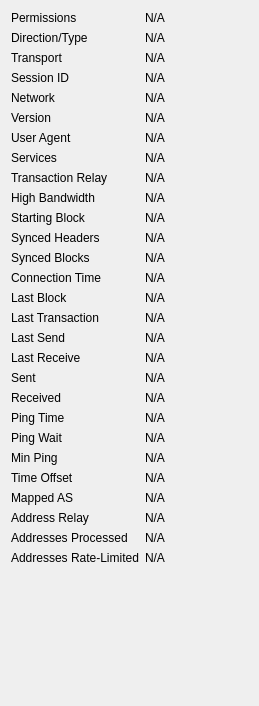
             <widget class="QWidget" name="detailWidget">
              <property name="geometry">
               <rect>
                <x>0</x>
                <y>0</y>
                <width>259</width>
                <height>706</height>
               </rect>
              </property>
              <layout class="QGridLayout" name="gridLayout_2" columnstretch="0,1">
               <item row="0" column="0">
                <widget class="QLabel" name="label_30">
                 <property name="text">
                  <string>Permissions</string>
                 </property>
                </widget>
               </item>
               <item row="0" column="1">
                <widget class="QLabel" name="peerPermissions">
                 <property name="cursor">
                  <cursorShape>IBeamCursor</cursorShape>
                 </property>
                 <property name="text">
                  <string>N/A</string>
                 </property>
                 <property name="textFormat">
                  <enum>Qt::PlainText</enum>
                 </property>
                 <property name="textInteractionFlags">
                  <set>Qt::LinksAccessibleByMouse|Qt::TextSelectableByKeyboard|Qt::TextSelectableByMouse</set>
                 </property>
                </widget>
               </item>
               <item row="1" column="0">
                <widget class="QLabel" name="peerConnectionTypeLabel">
                 <property name="toolTip">
                  <string>The direction and type of peer connection: %1</string>
                 </property>
                 <property name="text">
                  <string>Direction/Type</string>
                 </property>
                </widget>
               </item>
               <item row="1" column="1">
                <widget class="QLabel" name="peerConnectionType">
                 <property name="cursor">
                  <cursorShape>IBeamCursor</cursorShape>
                 </property>
                 <property name="text">
                  <string>N/A</string>
                 </property>
                 <property name="textFormat">
                  <enum>Qt::PlainText</enum>
                 </property>
                 <property name="textInteractionFlags">
                  <set>Qt::LinksAccessibleByMouse|Qt::TextSelectableByKeyboard|Qt::TextSelectableByMouse</set>
                 </property>
                </widget>
               </item>
               <item row="2" column="0">
                <widget class="QLabel" name="peerTransportTypeLabel">
                 <property name="toolTip">
                  <string>The transport layer version: %1</string>
                 </property>
                 <property name="text">
                  <string>Transport</string>
                 </property>
                </widget>
               </item>
               <item row="2" column="1">
                <widget class="QLabel" name="peerTransportType">
                 <property name="cursor">
                  <cursorShape>IBeamCursor</cursorShape>
                 </property>
                 <property name="text">
                  <string>N/A</string>
                 </property>
                 <property name="textFormat">
                  <enum>Qt::PlainText</enum>
                 </property>
                 <property name="textInteractionFlags">
                  <set>Qt::LinksAccessibleByMouse|Qt::TextSelectableByKeyboard|Qt::TextSelectableByMouse</set>
                 </property>
                </widget>
               </item>
               <item row="3" column="0">
                <widget class="QLabel" name="peerSessionIdLabel">
                 <property name="toolTip">
                  <string>The BIP324 session ID string in hex.</string>
                 </property>
                 <property name="text">
                  <string>Session ID</string>
                 </property>
                </widget>
               </item>
               <item row="3" column="1">
                <widget class="QLabel" name="peerSessionId">
                 <property name="cursor">
                  <cursorShape>IBeamCursor</cursorShape>
                 </property>
                 <property name="text">
                  <string>N/A</string>
                 </property>
                 <property name="textFormat">
                  <enum>Qt::PlainText</enum>
                 </property>
                 <property name="textInteractionFlags">
                  <set>Qt::LinksAccessibleByMouse|Qt::TextSelectableByKeyboard|Qt::TextSelectableByMouse</set>
                 </property>
                </widget>
               </item>
               <item row="4" column="0">
                <widget class="QLabel" name="peerNetworkLabel">
                 <property name="toolTip">
                  <string>The network protocol this peer is connected through: IPv4, IPv6, Onion, I2P, or CJDNS.</string>
                 </property>
                 <property name="text">
                  <string>Network</string>
                 </property>
                </widget>
               </item>
               <item row="4" column="1">
                <widget class="QLabel" name="peerNetwork">
                 <property name="cursor">
                  <cursorShape>IBeamCursor</cursorShape>
                 </property>
                 <property name="text">
                  <string>N/A</string>
                 </property>
                 <property name="textFormat">
                  <enum>Qt::PlainText</enum>
                 </property>
                 <property name="textInteractionFlags">
                  <set>Qt::LinksAccessibleByMouse|Qt::TextSelectableByKeyboard|Qt::TextSelectableByMouse</set>
                 </property>
                </widget>
               </item>
               <item row="5" column="0">
                <widget class="QLabel" name="label_21">
                 <property name="text">
                  <string>Version</string>
                 </property>
                </widget>
               </item>
               <item row="5" column="1">
                <widget class="QLabel" name="peerVersion">
                 <property name="cursor">
                  <cursorShape>IBeamCursor</cursorShape>
                 </property>
                 <property name="text">
                  <string>N/A</string>
                 </property>
                 <property name="textFormat">
                  <enum>Qt::PlainText</enum>
                 </property>
                 <property name="textInteractionFlags">
                  <set>Qt::LinksAccessibleByMouse|Qt::TextSelectableByKeyboard|Qt::TextSelectableByMouse</set>
                 </property>
                </widget>
               </item>
               <item row="6" column="0">
                <widget class="QLabel" name="label_28">
                 <property name="text">
                  <string>User Agent</string>
                 </property>
                </widget>
               </item>
               <item row="6" column="1">
                <widget class="QLabel" name="peerSubversion">
                 <property name="cursor">
                  <cursorShape>IBeamCursor</cursorShape>
                 </property>
                 <property name="text">
                  <string>N/A</string>
                 </property>
                 <property name="textFormat">
                  <enum>Qt::PlainText</enum>
                 </property>
                 <property name="textInteractionFlags">
                  <set>Qt::LinksAccessibleByMouse|Qt::TextSelectableByKeyboard|Qt::TextSelectableByMouse</set>
                 </property>
                </widget>
               </item>
               <item row="7" column="0">
                <widget class="QLabel" name="label_4">
                 <property name="text">
                  <string>Services</string>
                 </property>
                </widget>
               </item>
               <item row="7" column="1">
                <widget class="QLabel" name="peerServices">
                 <property name="cursor">
                  <cursorShape>IBeamCursor</cursorShape>
                 </property>
                 <property name="text">
                  <string>N/A</string>
                 </property>
                 <property name="textFormat">
                  <enum>Qt::PlainText</enum>
                 </property>
                 <property name="wordWrap">
                  <bool>true</bool>
                 </property>
                 <property name="textInteractionFlags">
                  <set>Qt::LinksAccessibleByMouse|Qt::TextSelectableByKeyboard|Qt::TextSelectableByMouse</set>
                 </property>
                </widget>
               </item>
               <item row="8" column="0">
                <widget class="QLabel" name="peerRelayTxesLabel">
                 <property name="toolTip">
                  <string>Whether we relay transactions to this peer.</string>
                 </property>
                 <property name="text">
                  <string>Transaction Relay</string>
                 </property>
                </widget>
               </item>
               <item row="8" column="1">
                <widget class="QLabel" name="peerRelayTxes">
                 <property name="cursor">
                  <cursorShape>IBeamCursor</cursorShape>
                 </property>
                 <property name="text">
                  <string>N/A</string>
                 </property>
                 <property name="textFormat">
                  <enum>Qt::PlainText</enum>
                 </property>
                 <property name="textInteractionFlags">
                  <set>Qt::LinksAccessibleByMouse|Qt::TextSelectableByKeyboard|Qt::TextSelectableByMouse</set>
                 </property>
                </widget>
               </item>
               <item row="9" column="0">
                <widget class="QLabel" name="peerHighBandwidthLabel">
                 <property name="toolTip">
                  <string>High bandwidth BIP152 compact block relay: %1</string>
                 </property>
                 <property name="text">
                  <string>High Bandwidth</string>
                 </property>
                </widget>
               </item>
               <item row="9" column="1">
                <widget class="QLabel" name="peerHighBandwidth">
                 <property name="cursor">
                  <cursorShape>IBeamCursor</cursorShape>
                 </property>
                 <property name="text">
                  <string>N/A</string>
                 </property>
                 <property name="textFormat">
                  <enum>Qt::PlainText</enum>
                 </property>
                 <property name="textInteractionFlags">
                  <set>Qt::LinksAccessibleByMouse|Qt::TextSelectableByKeyboard|Qt::TextSelectableByMouse</set>
                 </property>
                </widget>
               </item>
               <item row="10" column="0">
                <widget class="QLabel" name="label_29">
                 <property name="text">
                  <string>Starting Block</string>
                 </property>
                </widget>
               </item>
               <item row="10" column="1">
                <widget class="QLabel" name="peerHeight">
                 <property name="cursor">
                  <cursorShape>IBeamCursor</cursorShape>
                 </property>
                 <property name="text">
                  <string>N/A</string>
                 </property>
                 <property name="textFormat">
                  <enum>Qt::PlainText</enum>
                 </property>
                 <property name="textInteractionFlags">
                  <set>Qt::LinksAccessibleByMouse|Qt::TextSelectableByKeyboard|Qt::TextSelectableByMouse</set>
                 </property>
                </widget>
               </item>
               <item row="11" column="0">
                <widget class="QLabel" name="label_27">
                 <property name="text">
                  <string>Synced Headers</string>
                 </property>
                </widget>
               </item>
               <item row="11" column="1">
                <widget class="QLabel" name="peerSyncHeight">
                 <property name="cursor">
                  <cursorShape>IBeamCursor</cursorShape>
                 </property>
                 <property name="text">
                  <string>N/A</string>
                 </property>
                 <property name="textFormat">
                  <enum>Qt::PlainText</enum>
                 </property>
                 <property name="textInteractionFlags">
                  <set>Qt::LinksAccessibleByMouse|Qt::TextSelectableByKeyboard|Qt::TextSelectableByMouse</set>
                 </property>
                </widget>
               </item>
               <item row="12" column="0">
                <widget class="QLabel" name="label_25">
                 <property name="text">
                  <string>Synced Blocks</string>
                 </property>
                </widget>
               </item>
               <item row="12" column="1">
                <widget class="QLabel" name="peerCommonHeight">
                 <property name="cursor">
                  <cursorShape>IBeamCursor</cursorShape>
                 </property>
                 <property name="text">
                  <string>N/A</string>
                 </property>
                 <property name="textFormat">
                  <enum>Qt::PlainText</enum>
                 </property>
                 <property name="textInteractionFlags">
                  <set>Qt::LinksAccessibleByMouse|Qt::TextSelectableByKeyboard|Qt::TextSelectableByMouse</set>
                 </property>
                </widget>
               </item>
               <item row="13" column="0">
                <widget class="QLabel" name="label_22">
                 <property name="text">
                  <string>Connection Time</string>
                 </property>
                </widget>
               </item>
               <item row="13" column="1">
                <widget class="QLabel" name="peerConnTime">
                 <property name="cursor">
                  <cursorShape>IBeamCursor</cursorShape>
                 </property>
                 <property name="text">
                  <string>N/A</string>
                 </property>
                 <property name="textFormat">
                  <enum>Qt::PlainText</enum>
                 </property>
                 <property name="textInteractionFlags">
                  <set>Qt::LinksAccessibleByMouse|Qt::TextSelectableByKeyboard|Qt::TextSelectableByMouse</set>
                 </property>
                </widget>
               </item>
               <item row="14" column="0">
                <widget class="QLabel" name="peerLastBlockLabel">
                 <property name="toolTip">
                  <string>Elapsed time since a novel block passing initial validity checks was received from this peer.</string>
                 </property>
                 <property name="text">
                  <string>Last Block</string>
                 </property>
                </widget>
               </item>
               <item row="14" column="1">
                <widget class="QLabel" name="peerLastBlock">
                 <property name="cursor">
                  <cursorShape>IBeamCursor</cursorShape>
                 </property>
                 <property name="text">
                  <string>N/A</string>
                 </property>
                 <property name="textFormat">
                  <enum>Qt::PlainText</enum>
                 </property>
                 <property name="textInteractionFlags">
                  <set>Qt::LinksAccessibleByMouse|Qt::TextSelectableByKeyboard|Qt::TextSelectableByMouse</set>
                 </property>
                </widget>
               </item>
               <item row="15" column="0">
                <widget class="QLabel" name="peerLastTxLabel">
                 <property name="toolTip">
                  <string extracomment="Tooltip text for the Last Transaction field in the peer details area.">Elapsed time since a novel transaction accepted into our mempool was received from this peer.</string>
                 </property>
                 <property name="text">
                  <string>Last Transaction</string>
                 </property>
                </widget>
               </item>
               <item row="15" column="1">
                <widget class="QLabel" name="peerLastTx">
                 <property name="cursor">
                  <cursorShape>IBeamCursor</cursorShape>
                 </property>
                 <property name="text">
                  <string>N/A</string>
                 </property>
                 <property name="textFormat">
                  <enum>Qt::PlainText</enum>
                 </property>
                 <property name="textInteractionFlags">
                  <set>Qt::LinksAccessibleByMouse|Qt::TextSelectableByKeyboard|Qt::TextSelectableByMouse</set>
                 </property>
                </widget>
               </item>
               <item row="16" column="0">
                <widget class="QLabel" name="label_15">
                 <property name="text">
                  <string>Last Send</string>
                 </property>
                </widget>
               </item>
               <item row="16" column="1">
                <widget class="QLabel" name="peerLastSend">
                 <property name="cursor">
                  <cursorShape>IBeamCursor</cursorShape>
                 </property>
                 <property name="text">
                  <string>N/A</string>
                 </property>
                 <property name="textFormat">
                  <enum>Qt::PlainText</enum>
                 </property>
                 <property name="textInteractionFlags">
                  <set>Qt::LinksAccessibleByMouse|Qt::TextSelectableByKeyboard|Qt::TextSelectableByMouse</set>
                 </property>
                </widget>
               </item>
               <item row="17" column="0">
                <widget class="QLabel" name="label_19">
                 <property name="text">
                  <string>Last Receive</string>
                 </property>
                </widget>
               </item>
               <item row="17" column="1">
                <widget class="QLabel" name="peerLastRecv">
                 <property name="cursor">
                  <cursorShape>IBeamCursor</cursorShape>
                 </property>
                 <property name="text">
                  <string>N/A</string>
                 </property>
                 <property name="textFormat">
                  <enum>Qt::PlainText</enum>
                 </property>
                 <property name="textInteractionFlags">
                  <set>Qt::LinksAccessibleByMouse|Qt::TextSelectableByKeyboard|Qt::TextSelectableByMouse</set>
                 </property>
                </widget>
               </item>
               <item row="18" column="0">
                <widget class="QLabel" name="label_18">
                 <property name="text">
                  <string>Sent</string>
                 </property>
                </widget>
               </item>
               <item row="18" column="1">
                <widget class="QLabel" name="peerBytesSent">
                 <property name="cursor">
                  <cursorShape>IBeamCursor</cursorShape>
                 </property>
                 <property name="text">
                  <string>N/A</string>
                 </property>
                 <property name="textFormat">
                  <enum>Qt::PlainText</enum>
                 </property>
                 <property name="textInteractionFlags">
                  <set>Qt::LinksAccessibleByMouse|Qt::TextSelectableByKeyboard|Qt::TextSelectableByMouse</set>
                 </property>
                </widget>
               </item>
               <item row="19" column="0">
                <widget class="QLabel" name="label_20">
                 <property name="text">
                  <string>Received</string>
                 </property>
                </widget>
               </item>
               <item row="19" column="1">
                <widget class="QLabel" name="peerBytesRecv">
                 <property name="cursor">
                  <cursorShape>IBeamCursor</cursorShape>
                 </property>
                 <property name="text">
                  <string>N/A</string>
                 </property>
                 <property name="textFormat">
                  <enum>Qt::PlainText</enum>
                 </property>
                 <property name="textInteractionFlags">
                  <set>Qt::LinksAccessibleByMouse|Qt::TextSelectableByKeyboard|Qt::TextSelectableByMouse</set>
                 </property>
                </widget>
               </item>
               <item row="20" column="0">
                <widget class="QLabel" name="label_26">
                 <property name="text">
                  <string>Ping Time</string>
                 </property>
                </widget>
               </item>
               <item row="20" column="1">
                <widget class="QLabel" name="peerPingTime">
                 <property name="cursor">
                  <cursorShape>IBeamCursor</cursorShape>
                 </property>
                 <property name="text">
                  <string>N/A</string>
                 </property>
                 <property name="textFormat">
                  <enum>Qt::PlainText</enum>
                 </property>
                 <property name="textInteractionFlags">
                  <set>Qt::LinksAccessibleByMouse|Qt::TextSelectableByKeyboard|Qt::TextSelectableByMouse</set>
                 </property>
                </widget>
               </item>
               <item row="21" column="0">
                <widget class="QLabel" name="peerPingWaitLabel">
                 <property name="toolTip">
                  <string>The duration of a currently outstanding ping.</string>
                 </property>
                 <property name="text">
                  <string>Ping Wait</string>
                 </property>
                </widget>
               </item>
               <item row="21" column="1">
                <widget class="QLabel" name="peerPingWait">
                 <property name="cursor">
                  <cursorShape>IBeamCursor</cursorShape>
                 </property>
                 <property name="text">
                  <string>N/A</string>
                 </property>
                 <property name="textFormat">
                  <enum>Qt::PlainText</enum>
                 </property>
                 <property name="textInteractionFlags">
                  <set>Qt::LinksAccessibleByMouse|Qt::TextSelectableByKeyboard|Qt::TextSelectableByMouse</set>
                 </property>
                </widget>
               </item>
               <item row="22" column="0">
                <widget class="QLabel" name="peerMinPingLabel">
                 <property name="text">
                  <string>Min Ping</string>
                 </property>
                </widget>
               </item>
               <item row="22" column="1">
                <widget class="QLabel" name="peerMinPing">
                 <property name="cursor">
                  <cursorShape>IBeamCursor</cursorShape>
                 </property>
                 <property name="text">
                  <string>N/A</string>
                 </property>
                 <property name="textFormat">
                  <enum>Qt::PlainText</enum>
                 </property>
                 <property name="textInteractionFlags">
                  <set>Qt::LinksAccessibleByMouse|Qt::TextSelectableByKeyboard|Qt::TextSelectableByMouse</set>
                 </property>
                </widget>
               </item>
               <item row="23" column="0">
                <widget class="QLabel" name="label_timeoffset">
                 <property name="text">
                  <string>Time Offset</string>
                 </property>
                </widget>
               </item>
               <item row="23" column="1">
                <widget class="QLabel" name="timeoffset">
                 <property name="cursor">
                  <cursorShape>IBeamCursor</cursorShape>
                 </property>
                 <property name="text">
                  <string>N/A</string>
                 </property>
                 <property name="textFormat">
                  <enum>Qt::PlainText</enum>
                 </property>
                 <property name="textInteractionFlags">
                  <set>Qt::LinksAccessibleByMouse|Qt::TextSelectableByKeyboard|Qt::TextSelectableByMouse</set>
                 </property>
                </widget>
               </item>
               <item row="24" column="0">
                <widget class="QLabel" name="peerMappedASLabel">
                 <property name="toolTip">
                  <string>The mapped Autonomous System used for diversifying peer selection.</string>
                 </property>
                 <property name="text">
                  <string>Mapped AS</string>
                 </property>
                </widget>
               </item>
               <item row="24" column="1">
                <widget class="QLabel" name="peerMappedAS">
                 <property name="cursor">
                  <cursorShape>IBeamCursor</cursorShape>
                 </property>
                 <property name="text">
                  <string>N/A</string>
                 </property>
                 <property name="textFormat">
                  <enum>Qt::PlainText</enum>
                 </property>
                 <property name="textInteractionFlags">
                  <set>Qt::LinksAccessibleByMouse|Qt::TextSelectableByKeyboard|Qt::TextSelectableByMouse</set>
                 </property>
                </widget>
               </item>
               <item row="25" column="0">
                <widget class="QLabel" name="peerAddrRelayEnabledLabel">
                 <property name="toolTip">
                  <string extracomment="Tooltip text for the Address Relay field in the peer details area, which displays whether we relay addresses to this peer (Yes/No).">Whether we relay addresses to this peer.</string>
                 </property>
                 <property name="text">
                  <string extracomment="Text title for the Address Relay field in the peer details area, which displays whether we relay addresses to this peer (Yes/No).">Address Relay</string>
                 </property>
                </widget>
               </item>
               <item row="25" column="1">
                <widget class="QLabel" name="peerAddrRelayEnabled">
                 <property name="cursor">
                  <cursorShape>IBeamCursor</cursorShape>
                 </property>
                 <property name="text">
                  <string>N/A</string>
                 </property>
                 <property name="textFormat">
                  <enum>Qt::PlainText</enum>
                 </property>
                 <property name="textInteractionFlags">
                  <set>Qt::LinksAccessibleByMouse|Qt::TextSelectableByKeyboard|Qt::TextSelectableByMouse</set>
                 </property>
                </widget>
               </item>
               <item row="26" column="0">
                <widget class="QLabel" name="peerAddrProcessedLabel">
                 <property name="toolTip">
                  <string extracomment="Tooltip text for the Addresses Processed field in the peer details area, which displays the total number of addresses received from this peer that were processed (excludes addresses that were dropped due to rate-limiting).">The total number of addresses received from this peer that were processed (excludes addresses that were dropped due to rate-limiting).</string>
                 </property>
                 <property name="text">
                  <string extracomment="Text title for the Addresses Processed field in the peer details area, which displays the total number of addresses received from this peer that were processed (excludes addresses that were dropped due to rate-limiting).">Addresses Processed</string>
                 </property>
                </widget>
               </item>
               <item row="26" column="1">
                <widget class="QLabel" name="peerAddrProcessed">
                 <property name="cursor">
                  <cursorShape>IBeamCursor</cursorShape>
                 </property>
                 <property name="text">
                  <string>N/A</string>
                 </property>
                 <property name="textFormat">
                  <enum>Qt::PlainText</enum>
                 </property>
                 <property name="textInteractionFlags">
                  <set>Qt::LinksAccessibleByMouse|Qt::TextSelectableByKeyboard|Qt::TextSelectableByMouse</set>
                 </property>
                </widget>
               </item>
               <item row="27" column="0">
                <widget class="QLabel" name="peerAddrRateLimitedLabel">
                 <property name="toolTip">
                  <string extracomment="Tooltip text for the Addresses Rate-Limited field in the peer details area, which displays the total number of addresses received from this peer that were dropped (not processed) due to rate-limiting.">The total number of addresses received from this peer that were dropped (not processed) due to rate-limiting.</string>
                 </property>
                 <property name="text">
                  <string extracomment="Text title for the Addresses Rate-Limited field in the peer details area, which displays the total number of addresses received from this peer that were dropped (not processed) due to rate-limiting.">Addresses Rate-Limited</string>
                 </property>
                </widget>
               </item>
               <item row="27" column="1">
                <widget class="QLabel" name="peerAddrRateLimited">
                 <property name="cursor">
                  <cursorShape>IBeamCursor</cursorShape>
                 </property>
                 <property name="text">
                  <string>N/A</string>
                 </property>
                 <property name="textFormat">
                  <enum>Qt::PlainText</enum>
                 </property>
                 <property name="textInteractionFlags">
                  <set>Qt::LinksAccessibleByMouse|Qt::TextSelectableByKeyboard|Qt::TextSelectableByMouse</set>
                 </property>
                </widget>
               </item>
               <item row="28" column="0">
                <spacer name="verticalSpacer_3">
                 <property name="orientation">
                  <enum>Qt::Vertical</enum>
                 </property>
                 <property name="sizeHint" stdset="0">
                  <size>
                   <width>20</width>
                   <height>40</height>
                  </size>
                 </property>
                </spacer>
               </item>
              </layout>
             </widget>
